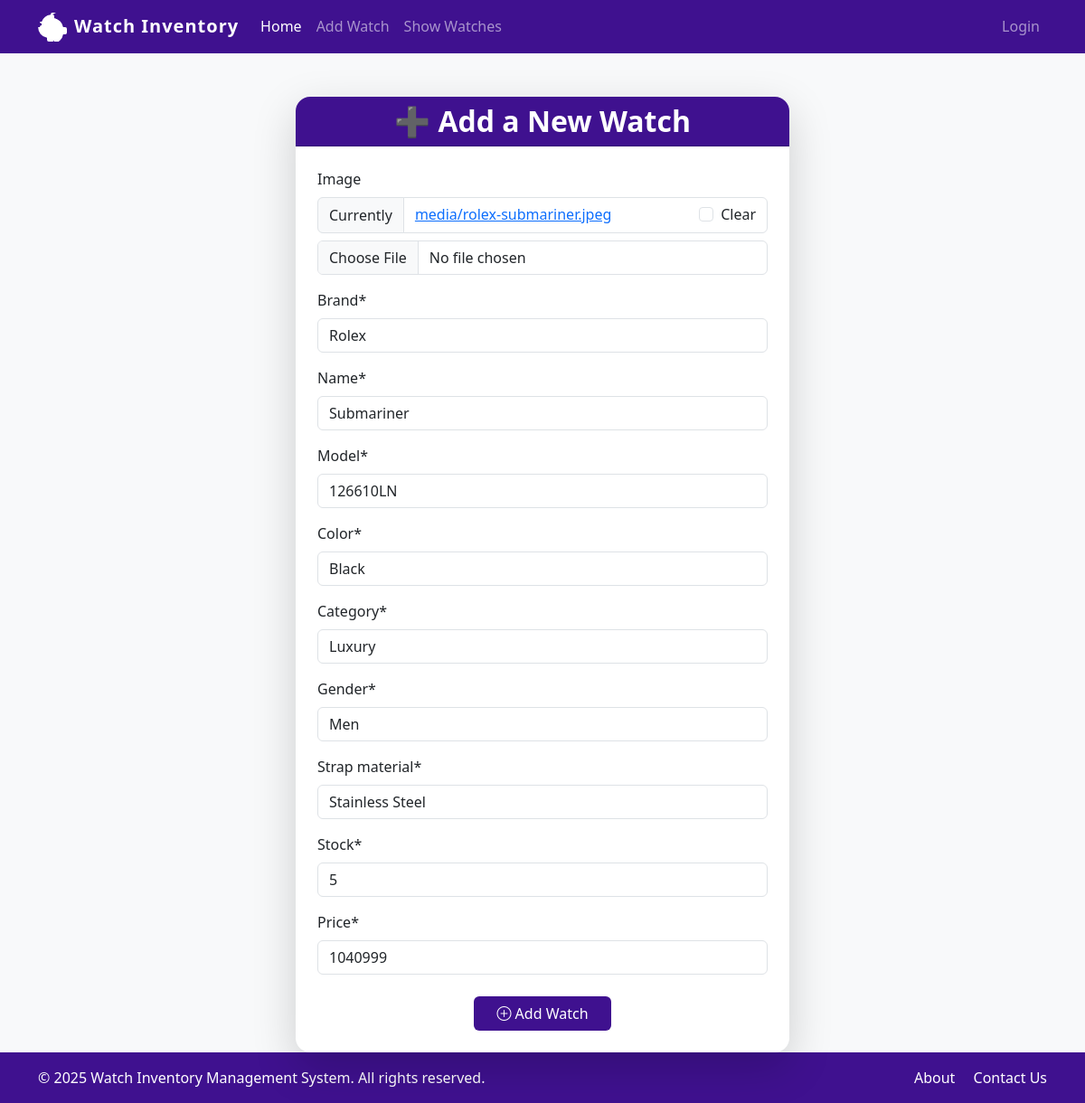
The page /update/1 on the database as committed earlier.
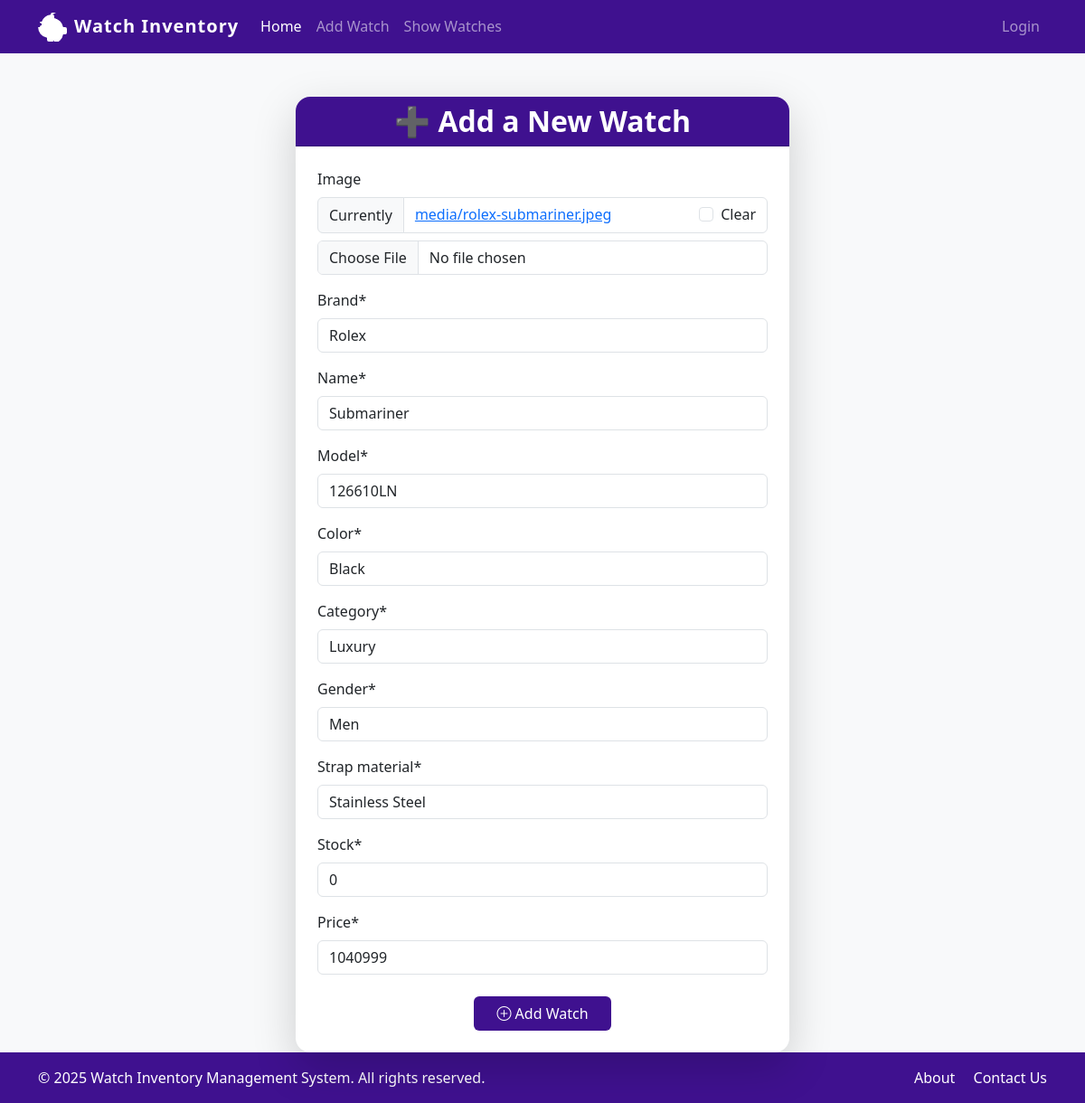
The same page on the database as committed later.
### watch_app/models.py (models this page shows)
class Watch(models.Model):
    image = models.ImageField(upload_to="media", null=True, blank=True)
    brand = models.CharField(max_length=100)
    name = models.CharField(max_length=100)
    model = models.CharField(max_length=100)
    color = models.CharField(max_length=100)
    category = models.CharField(max_length=100)
    gender = models.CharField(max_length=100)
    strap_material = models.CharField(max_length=100)
    stock = models.IntegerField()
    price = models.IntegerField()

### watch_app/views.py (the view, shortened to what this page needs)
# urls.py: path('update/<id>',update_watch_view, name="update-watch"),
def update_watch_view(request, id):
    watch = Watch.objects.get(id=id)
    form = WatchForm(instance=watch)
    template_name = "watch_app/add_watch.html"
    context = {'form': form}
    return render(request, template_name, context)

### watch_app/forms.py
class WatchForm(forms.ModelForm):
    class Meta:
        model = Watch
        fields = "__all__"

### templates/watch_app/add_watch.html (shortened to what this page needs)
{% extends 'base.html' %}
{% load crispy_forms_tags %}
{% block content %}
    <div class="container mt-5 d-flex justify-content-center">
    <div class="card shadow-lg border-0 rounded-4 w-50">
        <div class="card-header text-white text-center rounded-top-4" style="background-color: #3f118f;">
            <h2 class="mb-0 fw-bold">➕ Add a New Watch</h2>
        </div>
        <div class="card-body p-4">
            <form method="post" enctype="multipart/form-data">
                {{ form | crispy }}
                <div class="text-center mt-4">
                    <button class="btn text-white px-4" style="background-color: #3f118f;">
                        <i class="bi bi-plus-circle"></i> Add Watch
                    </button>
                </div>
            </form>
        </div>
    </div>
</div>
    <div class="position-fixed top-0 end-0 p-3" style="z-index: 1050;">
        <div class="position-fixed top-0 end-0 p-3" style="z-index: 1050;">
        </div>
    </div>
{% endblock %}

Rows that differ between the two databases and show on the page:
changed Watch "Rolex": stock "5" → "0"
